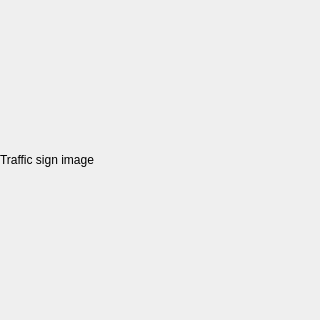
<?xml version="1.0" encoding="UTF-8"?>
<ui version="4.0">
 <class>TrafficSignPreview</class>
 <widget class="QDialog" name="TrafficSignPreview">
  <property name="geometry">
   <rect>
    <x>0</x>
    <y>0</y>
    <width>320</width>
    <height>320</height>
   </rect>
  </property>
  <property name="sizePolicy">
   <sizepolicy hsizetype="Fixed" vsizetype="Fixed">
    <horstretch>0</horstretch>
    <verstretch>0</verstretch>
   </sizepolicy>
  </property>
  <property name="minimumSize">
   <size>
    <width>320</width>
    <height>320</height>
   </size>
  </property>
  <property name="maximumSize">
   <size>
    <width>320</width>
    <height>320</height>
   </size>
  </property>
  <property name="windowTitle">
   <string>Traffic sign preview</string>
  </property>
  <widget class="QLabel" name="TrafficSignImage">
   <property name="geometry">
    <rect>
     <x>0</x>
     <y>0</y>
     <width>320</width>
     <height>320</height>
    </rect>
   </property>
   <property name="sizePolicy">
    <sizepolicy hsizetype="Fixed" vsizetype="Fixed">
     <horstretch>0</horstretch>
     <verstretch>0</verstretch>
    </sizepolicy>
   </property>
   <property name="minimumSize">
    <size>
     <width>320</width>
     <height>320</height>
    </size>
   </property>
   <property name="text">
    <string>Traffic sign image</string>
   </property>
  </widget>
 </widget>
 <resources/>
 <connections/>
</ui>
